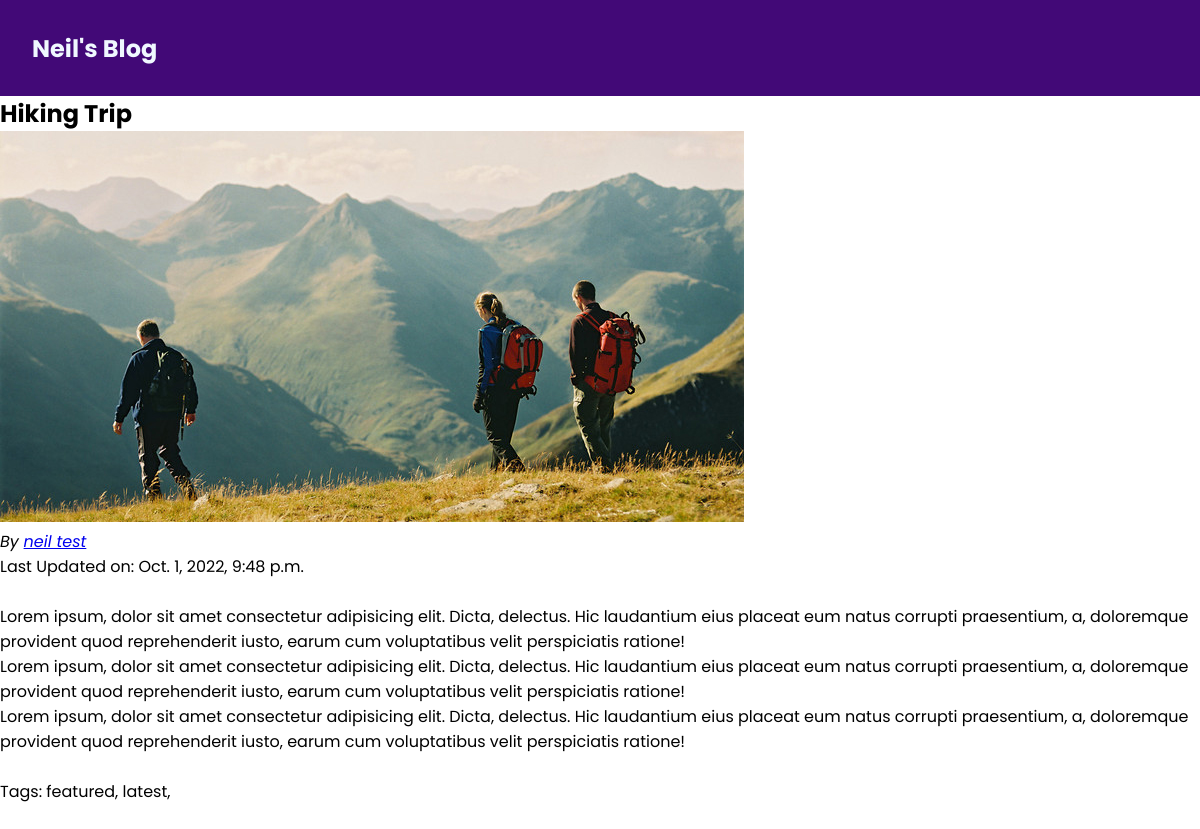
Page /blogs/the-mountains on the earlier database version.
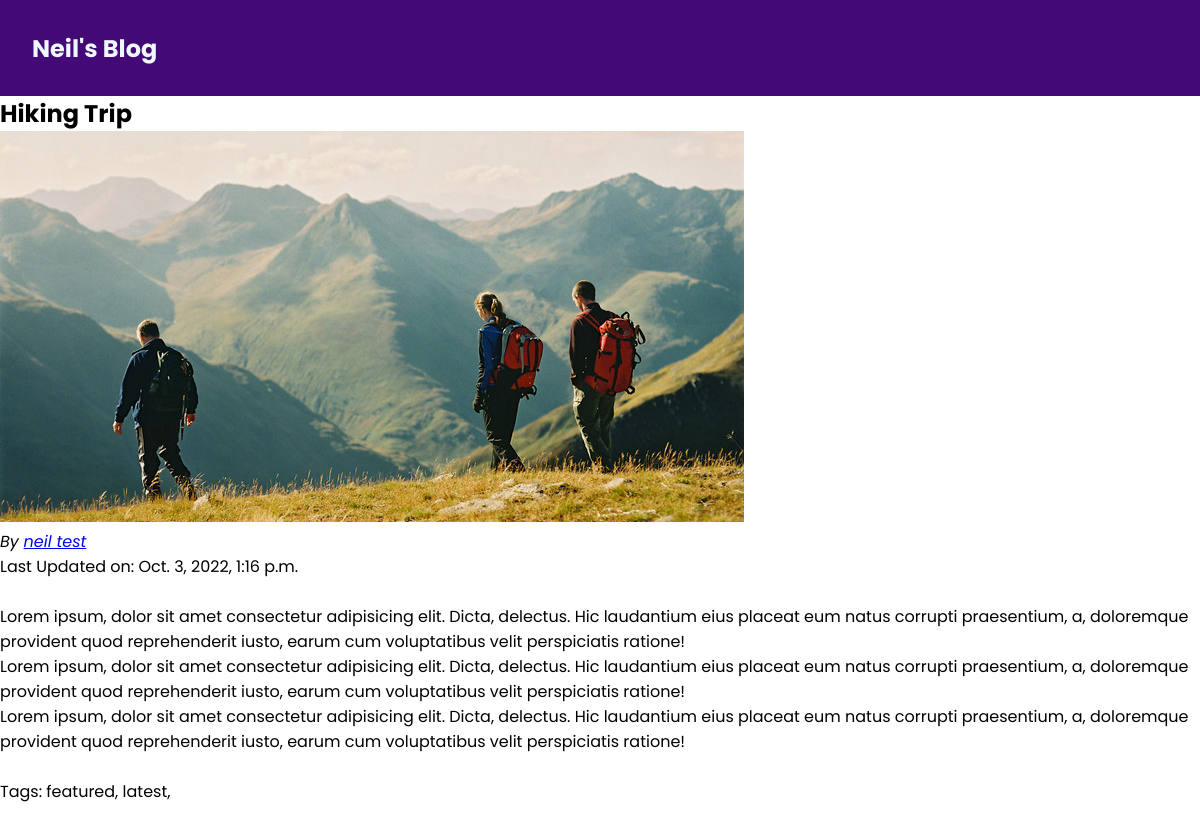
Same page on the later database version.
### blog/models.py (models this page shows, shortened)
class Post(models.Model):
    title = models.CharField(max_length=100)
    brief_description = models.CharField(max_length=240)
    content = models.TextField(validators=[MinLengthValidator(10)])
    image = models.ImageField(upload_to="posts", null=True)
    timestamp = models.DateTimeField(auto_now=True)
    slug = models.SlugField(unique=True, db_index=True)
    author = models.ForeignKey(Author, on_delete=models.SET_NULL,null=True, related_name="author")
    tag = models.ManyToManyField(Tag, related_name="tag")

class Author(models.Model):
    first_name = models.CharField(max_length=120)
    last_name =models.CharField(max_length=120)
    email_address = models.EmailField()
    def __str__(self):
        return f" {self.first_name} {self.last_name}"

class Tag(models.Model):
    caption = models.CharField(max_length=20)

### blog/views.py (the view)
# urls.py: path("blogs/<slug:slug>", views.blogDetailPage, name="blogDetailPage"),
def blogDetailPage(request, slug):
    identifiedPost = get_object_or_404(Post, slug = slug)
    context = {
        "post": identifiedPost,
        "tags": identifiedPost.tag.all()
    }
    return render(request, "blog/singleBlogDetail.html", context)

### blog/templates/blog/singleBlogDetail.html (shortened to what this page needs)
{% extends 'appLayout.html' %}
{% load static %}
    {% block cssFiles %}
        <link rel="stylesheet" href="{% static 'blog/singleBlogDetail.css' %}">
    {% endblock %}
    {% block content %}
        <section class="summary">
            {% include 'blog/includes/header.html' %}
            <h1> {{ post.title }} </h1>
            <article>
                <img src="{{ post.image.url }}" alt="{{ post.title }}">
                <address> By <a href="mailto: {{post.author.email_address}}"> {{ post.author }}</a></address>
                <div>Last Updated on: {{ post.timestamp }}
                </div>
            </article>
        </section>
        <br>
        <main>
            <p>
                {{ post.content|linebreaks }}
            </p>
        </main>
        <br>
        <div class="tags">
            Tags:
            {% for tag in tags %}
                <span>{{ tag.caption }},</span>
            {% endfor %}
        </div>
        <br>
    {% endblock %}

### templates/appLayout.html (shortened to what this page needs)
{% load static %}
<!DOCTYPE html>
<html lang="en">
<head>
    {% block cssFiles %}
    {% endblock %}
    <link rel="stylesheet" href="{% static 'appLayout.css' %}">
</head>
<body>
    {% block content %}
    {% endblock %}
</body>
</html>

### blog/templates/blog/includes/header.html (shortened to what this page needs)
{% load static %}
<link rel="stylesheet" href="{% static 'blog/includes/header.css' %}">
<header>
    <h1><a href="{% url 'indexPage' %}"> Neil's Blog </a></h1>
</header>

### static/appLayout.css (style rules this page uses)
* { margin: 0; padding: 0; font-family: 'Poppins', sans-serif; }

### blog/static/blog/includes/header.css (style rules this page uses)
header { height: 6rem; background-color: rgb(66, 9, 119); display: flex; justify-content:left; padding-left: 2rem; align-items:center; }
h1 a { color: aliceblue; text-decoration: none; }

Differences in the rows shown:
changed Post "Hiking Trip": timestamp "Oct. 1, 2022, 9:48 p.m." → "Oct. 3, 2022, 1:16 p.m."
